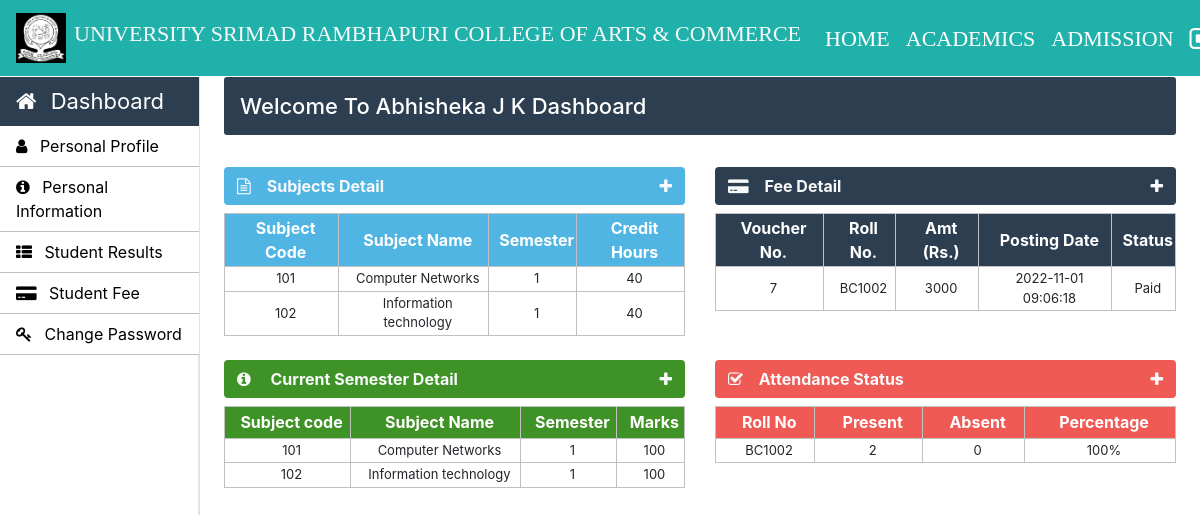
The page /student/student-index.php (signed in) on the database its author committed.
### tables this page shows
CREATE TABLE `student_info` (
  `roll_no` varchar(20) NOT NULL,
  `first_name` varchar(30) NOT NULL,
  `middle_name` varchar(30) NOT NULL,
  `last_name` varchar(30) NOT NULL,
  `father_name` varchar(30) NOT NULL,
  `email` varchar(30) NOT NULL,
  `mobile_no` varchar(11) NOT NULL,
  `course_code` varchar(11) NOT NULL,
  `session` varchar(10) NOT NULL,
  `profile_image` varchar(100) NOT NULL,
  `prospectus_issued` varchar(10) NOT NULL,
  `prospectus_amount` varchar(10) NOT NULL,
  `form_b` varchar(20) NOT NULL,
  `applicant_status` varchar(20) NOT NULL,
  `application_status` varchar(20) NOT NULL,
  `cnic` varchar(15) NOT NULL,
  `dob` varchar(10) NOT NULL,
  `other_phone` varchar(11) NOT NULL,
  `gender` varchar(10) NOT NULL,
  `permanent_address` varchar(150) NOT NULL,
  `current_address` varchar(150) NOT NULL,
  `place_of_birth` varchar(150) NOT NULL,
  `matric_complition_date` varchar(10) NOT NULL,
  `matric_awarded_date` varchar(10) NOT NULL,
  `matric_certificate` varchar(100) NOT NULL,
  `fa_complition_date` varchar(10) NOT NULL,
  `fa_awarded_date` varchar(10) NOT NULL,
  `fa_certificate` varchar(100) NOT NULL,
  `ba_complition_date` varchar(10) NOT NULL,
  `ba_awarded_date` varchar(10) NOT NULL,
  `ba_certificate` varchar(100) NOT NULL,
  `semester` int(11) NOT NULL,
  `total_marks` int(11) NOT NULL,
  `obtain_marks` int(11) NOT NULL,
  `state` varchar(20) NOT NULL,
  `admission_date` timestamp NOT NULL DEFAULT current_timestamp() ON UPDATE current_timestamp(),
  `admission_from` int(11) DEFAULT NULL COMMENT '1- online 0-offline'
);

CREATE TABLE `student_courses` (
  `student_course_id` int(11) NOT NULL,
  `course_code` varchar(10) NOT NULL,
  `semester` int(11) NOT NULL,
  `roll_no` varchar(10) NOT NULL,
  `subject_code` varchar(10) NOT NULL,
  `session` varchar(10) NOT NULL,
  `assign_date` varchar(10) NOT NULL
);

CREATE TABLE `course_subjects` (
  `subject_code` varchar(10) NOT NULL,
  `subject_name` varchar(50) NOT NULL,
  `course_code` varchar(10) NOT NULL,
  `semester` int(10) NOT NULL,
  `credit_hours` int(5) NOT NULL
);

CREATE TABLE `student_fee` (
  `fee_voucher` int(11) NOT NULL,
  `roll_no` varchar(30) NOT NULL,
  `amount` int(11) NOT NULL,
  `posting_date` timestamp NOT NULL DEFAULT current_timestamp() ON UPDATE current_timestamp(),
  `status` varchar(10) NOT NULL
);

### Student/student-index.php (the view, shortened to what this page needs)
 <?php
		require_once "../connection/connection.php";
	?>
<!doctype html>
<html lang="en">
	<head>
	</head>
	<body onload="myFunction()" style="margin:0;">
		<?php include('../common/common-header.php') ?>
		<?php include('../common/student-sidebar.php') ?>
		<main role="main" class="col-xl-10 col-lg-9 col-md-8 ml-sm-auto px-md-4 mb-2 w-100" style="display:none;" id="myDiv" class="animate-bottom">
			<div class="sub-main">
				<div class="text-center d-flex flex-wrap flex-md-nowrap pt-3 pb-2 mb-3 text-white admin-dashboard pl-3">
					<h4 class="">Welcome To <?php $roll_no=$_SESSION['LoginStudent'];
					$query="select * from student_info where roll_no='$roll_no'";
					$run=mysqli_query($con,$query);
					while ($row=mysqli_fetch_array($run)) {
						echo $row['first_name']." ".$row['middle_name']." ".$row['last_name'];
					}
					?> Dashboard </h4> </h4>
				</div>
				<div class="row">
					<div class="col-lg-6 col-md-12 col-sm-12">
						<div>
							<section class="mt-3">
								<div class="btn btn-block table-two text-light d-flex">
									<span class="font-weight-bold"><i class="fa fa-file-text-o mr-3" aria-hidden="true"></i>Subjects Detail</span>
									<a href="" class="ml-auto" data-toggle="collapse" data-target="#collapseOne"><i class="fa fa-plus text-light" aria-hidden="true"></i></a>
								</div>
								<div class="collapse show mt-2" id="collapseOne">
									<table class="w-100 table-elements table-two-tr"cellpadding="2">
										<tr class="pt-5 table-two text-white" style="height: 32px;">
											<th>Subject Code</th>
											<th>Subject Name</th>
											<th>Semester</th>
											<th>Credit Hours</th>
										</tr>
										<?php $roll_no=$_SESSION['LoginStudent'];
											$max_semester = "select max(semester) as semester from student_courses where roll_no = '$roll_no'";
											$max_run = mysqli_query($con, $max_semester);
											$row = mysqli_fetch_array($max_run);
											$semester = $row['semester'];
											$query="select sc.subject_code,cs.subject_name,sc.semester,cs.credit_hours, sc.roll_no, sc.semester from student_courses sc inner join course_subjects cs on sc.subject_code=cs.subject_code where sc.roll_no='$roll_no' and sc.semester = $semester";
											$run=mysqli_query($con,$query);
											while ($row=mysqli_fetch_array($run)) { ?>
										<tr>
											<td><?php echo $row['subject_code'] ?></td>
											<td><?php echo $row['subject_name'] ?></td>
											<td><?php echo $row['semester'] ?></td>
											<td><?php echo $row['credit_hours'] ?></td>
										</tr>
										<?php } ?>
									</table>
								</div>
							</section>
						</div>
					</div>
					<div class="col-lg-6 col-md-12 col-md-6 col-sm-12">
						<div>
							<section class="mt-3">
								<div class="btn btn-block table-three text-light d-flex">
									<span class="font-weight-bold"><i class="fa fa-credit-card-alt mr-3" aria-hidden="true"></i>Fee Detail</span>
									<a href="" class="ml-auto" data-toggle="collapse" data-target="#collapsetwo"><i class="fa fa-plus text-light" aria-hidden="true"></i></a>
								</div>
								<div class="collapse show mt-2" id="collapsetwo">
									<table class="w-100 table-elements table-three-tr"cellpadding="2">
										<tr class="pt-5 table-three text-white" style="height: 32px;">
											<th>Voucher No.</th>
											<th>Roll No.</th>
											<th>Amt (Rs.)</th>
											<th>Posting Date</th>
											<th>Status</th>
										</tr>
										<?php
											$roll_no=$_SESSION['LoginStudent'];
											$query="select * from student_fee inner join student_info on student_fee.roll_no=student_info.roll_no where student_fee.roll_no='$roll_no'";
											$run=mysqli_query($con,$query);
											while ($row=mysqli_fetch_array($run)) { ?>
											<tr class="text-center">
												<td><?php echo $row['fee_voucher'] ?></td>
												<td><?php echo $row['roll_no'] ?></td>
												<td><?php echo $row['amount'] ?></td>
												<td><?php echo $row['posting_date'] ?></td>
												<td><?php echo $row['status'] ?></td>
											</tr>
											<?php
											}
										?>
									</table>
								</div>
							</section>
						</div>
					</div>
				</div>
				<div class="row">
					<div class="col-lg-6 col-md-12 col-sm-12">
						<div>
							<section class="mt-4">
								<div class="btn btn-block table-five text-light d-flex">
									<span class="font-weight-bold"><i class="fa fa-info-circle mr-3" aria-hidden="true"></i> Current Semester Detail</span>
									<a href="" class="ml-auto" data-toggle="collapse" data-target="#collapsethree"><i class="fa fa-plus text-light" aria-hidden="true"></i></a>
								</div>
								<div class="collapse show mt-2" id="collapsethree">
									<table class="w-100 table-elements table-five-tr"cellpadding="2">
										<tr class="pt-5 table-five text-white" style="height: 32px;">
											<th>Subject code</th>
											<th>Subject Name</th>
											<th>Semester</th>
											<th>Marks</th>
										</tr>
										<?php
											$roll_no=$_SESSION['LoginStudent'];
											$max_semester = "select max(semester) as semester from student_courses where roll_no = '$roll_no'";
											$max_run = mysqli_query($con, $max_semester);
											$row = mysqli_fetch_array($max_run);
											$semester = $row['semester'];
											$query="select * from student_courses inner join course_subjects on student_courses.subject_code=course_subjects.subject_code where student_courses.roll_no='$roll_no' and student_courses.semester = '$semester'";
											$run=mysqli_query($con,$query);
											while ($row=mysqli_fetch_array($run)) { ?>
											<tr>
												<td><?php echo $row['subject_code'] ?></td>
												<td><?php echo $row['subject_name'] ?></td>
												<td><?php echo $row['semester'] ?></td>
												<td>100</td>
											</tr>
											<?php }
										?>
									</table>
								</div>
							</section>
						</div>
					</div>
					<div class="col-lg-6 col-md-12 col-sm-12">
						<div>
							<section class="mt-4">
								<div class="btn btn-block table-one text-light d-flex">
									<span class="font-weight-bold"><i class="fa fa-check-square-o mr-3" aria-hidden="true"></i>Attendance Status</span>
									<a href="" class="ml-auto" data-toggle="collapse" data-target="#collapsefour"><i class="fa fa-plus text-light" aria-hidden="true"></i></a>
								</div>
								<div class="collapse show mt-2" id="collapsefour">
									<table class="w-100 table-elements table-one-tr"cellpadding="2">
										<tr class="pt-5 table-one text-white" style="height: 32px;">
											<th>Roll No</th>
											<th>Present</th>
											<th>Absent</th>
											<th>Percentage</th>
										</tr>
										<?php
											$roll_no=$_SESSION['LoginStudent'];
											$query="select count(attendance_id) as attendance_id,sum(attendance) as attendance,student_id from student_attendance where student_id='$roll_no'";
											$run=mysqli_query($con,$query);
											while ($row1=mysqli_fetch_array($run)) { ?>
											<tr>
												<td><?php echo $_SESSION['LoginStudent'] ?></td>
												<td><?php echo $row1['attendance'] ? $row1['attendance'] : "0" ?></td>
												<td><?php echo $row1['attendance_id']-$row1['attendance']?></td>
												<?php $attendace =  $row1['attendance_id'] > 0 ? round(($row1['attendance']*100)/$row1['attendance_id'])."%" : "0%";
												 ?>
												<td> <?php echo $attendace ?> </td>
											</tr>
											<?php
											}
										?>
									</table>
								</div>
							</section>
						</div>
					</div>
				</div>
			</div>
		</main>
	</body>
</html>

### Css/style.css (style rules this page uses)
h4 { font-size: 22px; }
.admin-dashboard { margin-top: 1px !important; background: #2c3e50 !important; border-radius: 3px; }
.table-elements tr, td, th { font-size: 13px; border: 1px solid rgb(194, 193, 193); padding-left: 10px !important; }
.table-one { background: #eb1811b6; }
.table-two { background: #51b5e4; }
.table-three { background: #2c3e50 !important; }
.table-five { background: #3e9225fd; }
.table-font-for-transcript td, th { font-size: 16px !important; }

### Student/student-index.php (style rules this page uses)
#myDiv { display: none; text-align: center; }

### rows shown on the page
student_info: first_name "Abhisheka", middle_name "J", last_name "K"
student_courses: subject_code "101", course_subjects.subject_name "Computer Networks", semester "1", course_subjects.credit_hours "40", course_subjects.subject_code "101", course_subjects.semester "1"
student_courses: subject_code "102", course_subjects.subject_name "Information technology", semester "1", course_subjects.credit_hours "40", course_subjects.subject_code "102", course_subjects.semester "1"
student_fee: fee_voucher "7", student_info.roll_no "BC1002", amount "3000", posting_date "2022-11-01 09:06:18", status "Paid"

### other values the page prints
$row1['attendance'] "2"
$row1['attendance_id']-$row1['attendance'] "0"
$attendace "100%"
